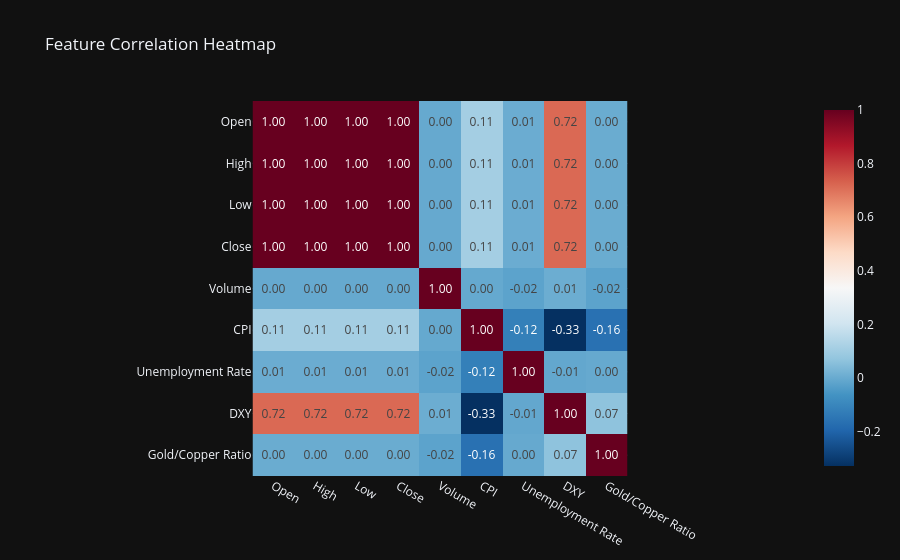

The cell this chart's notebook holds for it:
### Code cell
corr = df[feature_cols].corr(numeric_only=True)
fig_corr = px.imshow(corr, text_auto='.2f', color_continuous_scale='RdBu_r', title='Feature Correlation Heatmap')
fig_corr.update_layout(template='plotly_dark')
fig_corr.show()

### Figure 1 — Plotly figure (JSON) as saved in the notebook; plotly's stock layout.template omitted (floating-point values rounded to 4 significant figures)
{"data": [{"coloraxis": "coloraxis", "hovertemplate": "x: %{x}<br>y: %{y}<br>color: %{z}<extra></extra>", "name": "0", "texttemplate": "%{z:.2f}", "type": "heatmap", "x": ["Open", "High", "Low", "Close", "Volume", "CPI", "Unemployment Rate", "DXY", "Gold/Copper Ratio"], "xaxis": "x", "y": ["Open", "High", "Low", "Close", "Volume", "CPI", "Unemployment Rate", "DXY", "Gold/Copper Ratio"], "yaxis": "y", "z": [[1.0, 0.9999, 0.9999, 1.0, -0.003679, 0.1081, 0.005385, 0.7166, 0.004116], [0.9999, 1.0, 0.9999, 0.9999, -0.003694, 0.1077, 0.005287, 0.7168, 0.004043], [0.9999, 0.9999, 1.0, 0.9999, -0.003708, 0.1082, 0.005286, 0.7167, 0.004128], [1.0, 0.9999, 0.9999, 1.0, -0.003817, 0.1081, 0.005373, 0.7168, 0.004065], [-0.003679, -0.003694, -0.003708, -0.003817, 1.0, -0.004705, -0.01938, 0.006107, -0.02013], [0.1081, 0.1077, 0.1082, 0.1081, -0.004705, 1.0, -0.1194, -0.3275, -0.1627], [0.005385, 0.005287, 0.005286, 0.005373, -0.01938, -0.1194, 1.0, -0.007652, -0.003088], [0.7166, 0.7168, 0.7167, 0.7168, 0.006107, -0.3275, -0.007652, 1.0, 0.06607], [0.004116, 0.004043, 0.004128, 0.004065, -0.02013, -0.1627, -0.003088, 0.06607, 1.0]]}], "layout": {"coloraxis": {"colorscale": [[0, "rgb(5,48,97)"], [0.1, "rgb(33,102,172)"], [0.2, "rgb(67,147,195)"], [0.3, "rgb(146,197,222)"], [0.4, "rgb(209,229,240)"], [0.5, "rgb(247,247,247)"], [0.6, "rgb(253,219,199)"], [0.7, "rgb(244,165,130)"], [0.8, "rgb(214,96,77)"], [0.9, "rgb(178,24,43)"], [1, "rgb(103,0,31)"]]}, "title": {"text": "Feature Correlation Heatmap"}, "xaxis": {"anchor": "y", "constrain": "domain", "domain": [0, 1], "scaleanchor": "y"}, "yaxis": {"anchor": "x", "autorange": "reversed", "constrain": "domain", "domain": [0, 1]}}}
